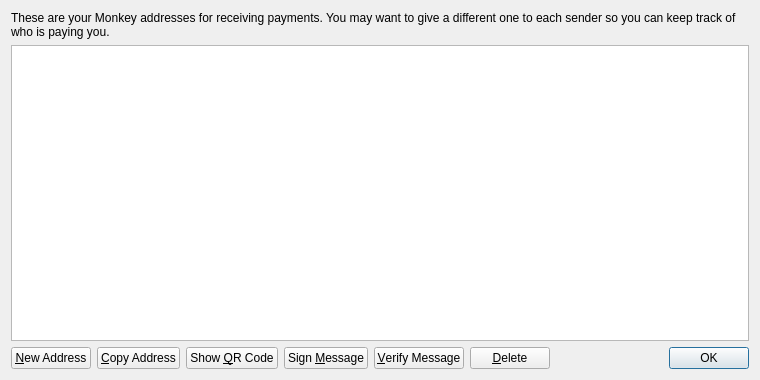
<?xml version="1.0" encoding="UTF-8"?>
<ui version="4.0">
 <class>AddressBookPage</class>
 <widget class="QWidget" name="AddressBookPage">
  <property name="geometry">
   <rect>
    <x>0</x>
    <y>0</y>
    <width>760</width>
    <height>380</height>
   </rect>
  </property>
  <property name="windowTitle">
   <string>Address Book</string>
  </property>
  <layout class="QVBoxLayout" name="verticalLayout">
   <item>
    <widget class="QLabel" name="labelExplanation">
     <property name="text">
      <string>These are your Monkey addresses for receiving payments. You may want to give a different one to each sender so you can keep track of who is paying you.</string>
     </property>
     <property name="textFormat">
      <enum>Qt::PlainText</enum>
     </property>
     <property name="wordWrap">
      <bool>true</bool>
     </property>
    </widget>
   </item>
   <item>
    <widget class="QTableView" name="tableView">
     <property name="contextMenuPolicy">
      <enum>Qt::CustomContextMenu</enum>
     </property>
     <property name="toolTip">
      <string>Double-click to edit address or label</string>
     </property>
     <property name="tabKeyNavigation">
      <bool>false</bool>
     </property>
     <property name="selectionMode">
      <enum>QAbstractItemView::SingleSelection</enum>
     </property>
     <property name="selectionBehavior">
      <enum>QAbstractItemView::SelectRows</enum>
     </property>
     <property name="sortingEnabled">
      <bool>true</bool>
     </property>
     <attribute name="verticalHeaderVisible">
      <bool>false</bool>
     </attribute>
    </widget>
   </item>
   <item>
    <layout class="QHBoxLayout" name="horizontalLayout">
     <item>
      <widget class="QPushButton" name="newAddressButton">
       <property name="toolTip">
        <string>Create a new address</string>
       </property>
       <property name="text">
        <string>&amp;New Address</string>
       </property>
      </widget>
     </item>
     <item>
      <widget class="QPushButton" name="copyToClipboard">
       <property name="toolTip">
        <string>Copy the currently selected address to the system clipboard</string>
       </property>
       <property name="text">
        <string>&amp;Copy Address</string>
       </property>
      </widget>
     </item>
     <item>
      <widget class="QPushButton" name="showQRCode">
       <property name="text">
        <string>Show &amp;QR Code</string>
       </property>
      </widget>
     </item>
     <item>
      <widget class="QPushButton" name="signMessage">
       <property name="toolTip">
        <string>Sign a message to prove you own a Monkey address</string>
       </property>
       <property name="text">
        <string>Sign &amp;Message</string>
       </property>
      </widget>
     </item>
     <item>
      <widget class="QPushButton" name="verifyMessage">
       <property name="toolTip">
        <string>Verify a message to ensure it was signed with a specified Monkey address</string>
       </property>
       <property name="text">
        <string>&amp;Verify Message</string>
       </property>
      </widget>
     </item>
     <item>
      <widget class="QPushButton" name="deleteButton">
       <property name="toolTip">
        <string>Delete the currently selected address from the list</string>
       </property>
       <property name="text">
        <string>&amp;Delete</string>
       </property>
      </widget>
     </item>
     <item>
      <spacer name="horizontalSpacer">
       <property name="orientation">
        <enum>Qt::Horizontal</enum>
       </property>
       <property name="sizeHint" stdset="0">
        <size>
         <width>40</width>
         <height>20</height>
        </size>
       </property>
      </spacer>
     </item>
     <item>
      <widget class="QDialogButtonBox" name="buttonBox">
       <property name="sizePolicy">
        <sizepolicy hsizetype="Maximum" vsizetype="Fixed">
         <horstretch>0</horstretch>
         <verstretch>0</verstretch>
        </sizepolicy>
       </property>
       <property name="standardButtons">
        <set>QDialogButtonBox::Ok</set>
       </property>
      </widget>
     </item>
    </layout>
   </item>
  </layout>
 </widget>
 <resources/>
 <connections/>
</ui>
